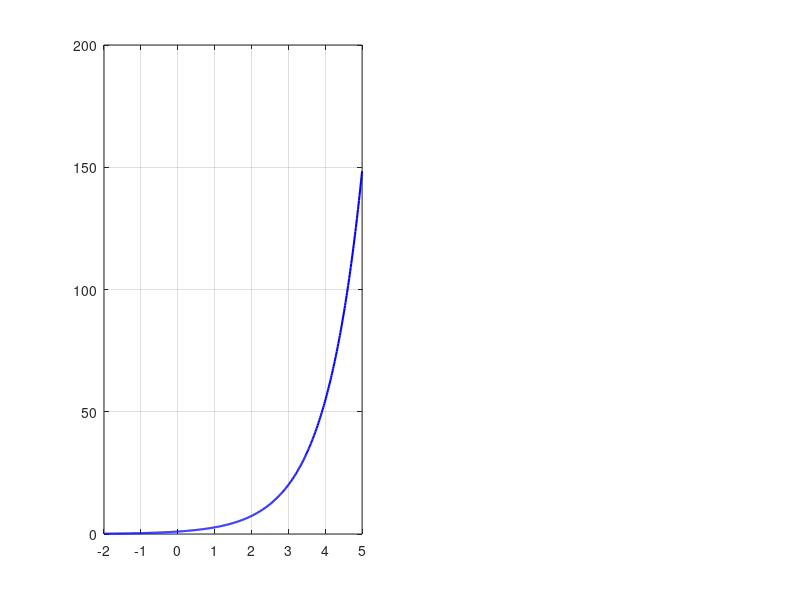

The MATLAB script that drew this image: (Note: this script raises an error after producing the figure.)
% (a) f(x) = e^x,  T = [-2, 5]
x1 = linspace(-2, 5, 500);
f1 = exp(x1);

% (b) f(x) = e^(-x),  T = [-5, 2]
x2 = linspace(-5, 2, 500);
f2 = exp(-x2);

figure;

subplot(1, 2, 1);
plot(x1, f1, 'b', 'LineWidth', 1.5); grid on;
ax = gca; ax.XAxisLocation = 'origin'; ax.YAxisLocation = 'origin';
xlim([-2 5]);
title('(a)  f(x) = e^x,  T = [-2, 5]');
xlabel('x'); ylabel('f(x)');
legend('e^x', 'Location', 'northwest');

subplot(1, 2, 2);
plot(x2, f2, 'r', 'LineWidth', 1.5); grid on;
ax = gca; ax.XAxisLocation = 'origin'; ax.YAxisLocation = 'origin';
xlim([-5 2]);
title('(b)  f(x) = e^{-x},  T = [-5, 2]');
xlabel('x'); ylabel('f(x)');
legend('e^{-x}', 'Location', 'northeast');
